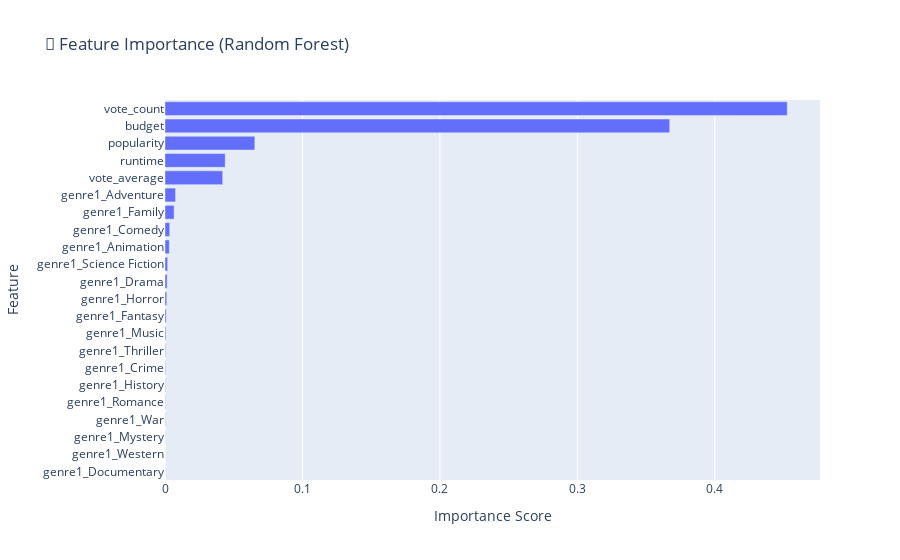

The notebook cell this image was saved under:
### Code cell
# 2. Feature Importance Bar Chart
feat_imp = pd.Series(best_model.feature_importances_, index=X_train.columns).sort_values(ascending=False)
fig2 = px.bar(x=feat_imp.values, y=feat_imp.index,
              orientation='h',
              title='🎯 Feature Importance (Random Forest)',
              labels={'x': 'Importance Score', 'y': 'Feature'})
fig2.update_layout(yaxis=dict(autorange="reversed"))
fig2.show()

### Figure 1 — Plotly figure (JSON) as saved in the notebook; plotly's stock layout.template omitted (floating-point values rounded to 4 significant figures)
{"data": [{"alignmentgroup": "True", "hovertemplate": "Importance Score=%{x}<br>Feature=%{y}<extra></extra>", "legendgroup": "", "marker": {"color": "#636efa", "pattern": {"shape": ""}}, "name": "", "offsetgroup": "", "orientation": "h", "showlegend": false, "textposition": "auto", "type": "bar", "x": [0.4527, 0.3672, 0.06536, 0.0438, 0.04199, 0.007705, 0.006631, 0.003435, 0.003147, 0.001934, 0.001585, 0.001273, 0.0008907, 0.0006301, 0.0004154, 0.0004144, 0.0002774, 0.0002702, 0.0002599, 0.0001287, 1.386e-05, 1.881e-06], "xaxis": "x", "y": ["vote_count", "budget", "popularity", "runtime", "vote_average", "genre1_Adventure", "genre1_Family", "genre1_Comedy", "genre1_Animation", "genre1_Science Fiction", "genre1_Drama", "genre1_Horror", "genre1_Fantasy", "genre1_Music", "genre1_Thriller", "genre1_Crime", "genre1_History", "genre1_Romance", "genre1_War", "genre1_Mystery", "genre1_Western", "genre1_Documentary"], "yaxis": "y"}], "layout": {"barmode": "relative", "legend": {"tracegroupgap": 0}, "title": {"text": "🎯 Feature Importance (Random Forest)"}, "xaxis": {"anchor": "y", "domain": [0, 1], "title": {"text": "Importance Score"}}, "yaxis": {"anchor": "x", "autorange": "reversed", "domain": [0, 1], "title": {"text": "Feature"}}}}
